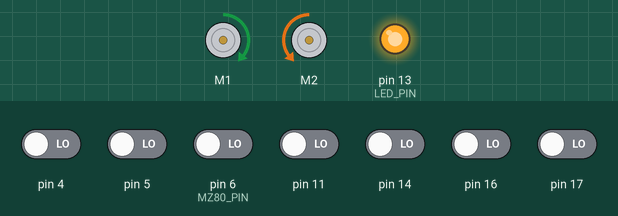
This sketch was run on a simulated Arduino Uno, built with avr-gcc and run on an emulated ATmega328P. Shown: 2 × DC motor (green arrow = forward, orange = backward, longer = faster), output pins drawn as LEDs (lit = HIGH). The inputs (shaded band) are chosen by the test bench; at power-on: pin 4, pin 5, pin 6 (MZ80_PIN), pin 11, pin 14, pin 16, pin 17 LOW.

Above: at 5.86 s.
6.3 s: pin 4 driven HIGH
7.8 s: pin 6 (MZ80_PIN) driven HIGH
At 8.4 s:
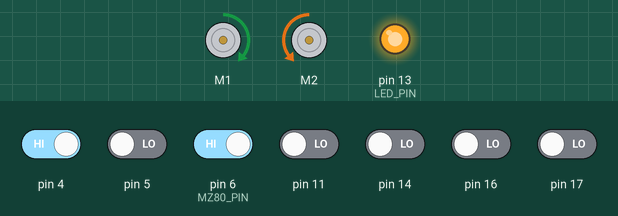
9.3 s: pin 6 (MZ80_PIN) driven LOW
At 9.7 s:
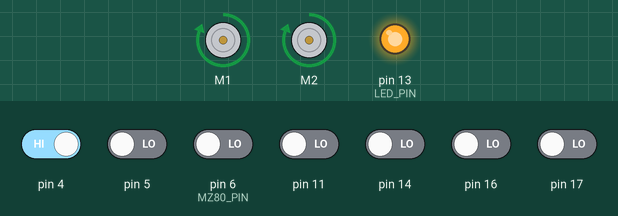
10.8 s: pin 4 driven LOW
At 10.97 s:
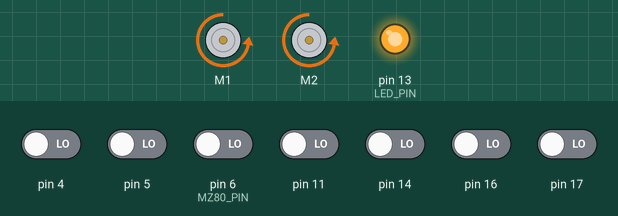
Timing chart, 0 to 14.8 s (numbered marks = the images above; inputs shaded):
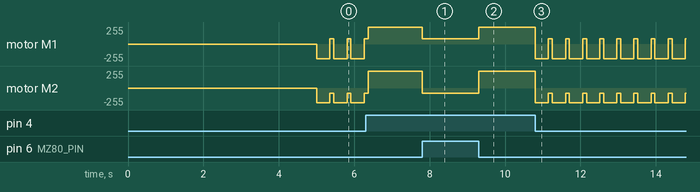

Measured:
- after the input at 7.8 s, motor M1: forward 255/255 → forward 82/255 at once; motor M2: forward 255/255 → backward 82/255 at once
- after the input at 9.3 s, motor M1: forward 82/255 → forward 255/255 at once; motor M2: backward 82/255 → forward 255/255 at once
- after the input at 10.8 s, motor M1: alternates backward 223/255 for 0.35 s and forward 82/255 for 0.10 s, starting at once; motor M2: alternates backward 223/255 for 0.35 s and backward 82/255 for 0.10 s, starting at once

The sketch:

zumo.ino
```cpp
#include <QTRSensors.h>
#include <ZumoReflectanceSensorArray.h>
#include <ZumoMotors.h>


#define LED_PIN 13
#define MZ80_PIN 6
#define NUM_SENSORS 6

//Pushbutton button(ZUMO_BUTTON);
ZumoReflectanceSensorArray reflectanceSensors;
ZumoMotors motors;

// Define an array for holding sensor values.
unsigned int sensorValues[NUM_SENSORS];
unsigned int positionVal = 0;
void setup() {
  pinMode(LED_PIN, OUTPUT);
  digitalWrite(LED_PIN, HIGH);

  // --------------------------- Start Of The Calibration -------------------------
  reflectanceSensors.init();
  unsigned long startTime = millis();
  while (millis() - startTime < 5000)  // make the calibration take 10 seconds
  {
    reflectanceSensors.calibrate();
  }
  // ------------------- End Of The Calibration -----------------------
}

unsigned int mostLeftSensor() {
  if (sensorValues[0] < 600)
    return 1;
  else
    return 0;
}

unsigned int leftSensor() {
  if (sensorValues[1] < 600)
    return 1;
  else
    return 0;
}

unsigned int midLeftSensor() {
  if (sensorValues[2] < 600)
    return 1;
  else
    return 0;
}

unsigned int midRightSensor() {
  if (sensorValues[3] < 600)
    return 1;
  else
    return 0;
}

unsigned int rightSensor() {
  if (sensorValues[4] < 600)
    return 1;
  else
    return 0;
}

unsigned int mostRightSensor() {
  if (sensorValues[5] < 600)
    return 1;
  else
    return 0;
}

void turnRight() {
  motors.setSpeeds(130, -130);
}

void go() {
  motors.setSpeeds(700, 700);
}

void go_back() {
  motors.setSpeeds(-350, -350);
}

void loop() {
  positionVal = reflectanceSensors.readLine(sensorValues);
  if(mostLeftSensor() == 1) {
    go_back();
    delay(350);
    turnRight();
    delay(100);
  } else {
    if(digitalRead(MZ80_PIN) == 1)
      turnRight();
    else
      go();
  }
}
```
